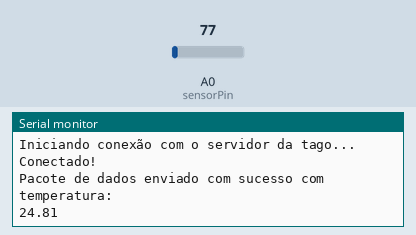
This sketch was run on a simulated ESP8266 (NodeMCU). Shown: the last lines printed to the serial monitor. Inputs (shaded band) come from the test bench; at power-on: A0 (sensorPin) = 77. WiFi joins after 1.5 s; servers stay silent unless stated.

Above: at 2.7 s.
2.8 s: A0 (sensorPin) set to 92
At 4.36 s:
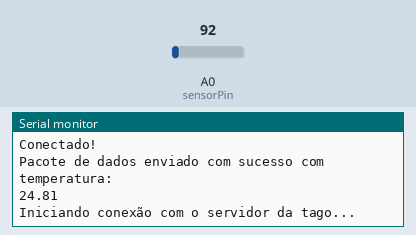
5.8 s: A0 (sensorPin) set to 107
At 7.3 s:
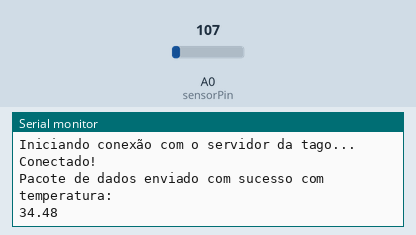
Timing chart, 0 to 8.8 s (numbered marks = the images above; inputs shaded):
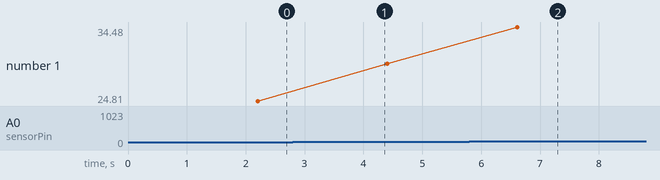

The sketch:

exemplo_iotsanca.ino
```cpp
#include <ESP8266WiFi.h>                                                  // Biblioteca utilizada para funções de WiFi

char ssid[] = "seussid";                                                  // Insira o SSID do seu WiFi
char pass[] = "suasenha";                                                 // Insira a pass do seu WiFi
String Device_Token = "db05824d-0dfc-47d6-baeb-8a499b36c3d1";             // Insira o token de seu device na plataforma Tago
char server[] = "api.tago.io";                                            // Endereço do servidor da Tago
int serverPort = 80;                                                      // Porta do servidor da tago
int status = WL_IDLE_STATUS;                                              // Variável pra guardar o status do WiFi
WiFiClient client;                                                        // Cliente WiFi utilizado para fazer comunicação com o servidor da tago via http request
int sensorPin = A0;                                                       // Pino analógico para leitura do sensor LM35 ou potênciometro
String value_string = "";                                                 // String de armazenamento do dado que vai ser enviado pra plataforma Tago
unsigned long lastConnectionTime = 0;                                     // Última vez que conectou com o servidor em milisegundos
const unsigned long postingInterval = 2L * 1000L;                         // Delay entre updates, em milisegundos

void setup() {
  Serial.begin(115200);                                                   // Inicia a comunicação serial para acompanhar status da placa
  SetupWifi();                                                            // Chama a rotina de setup do Wifi
}

void loop() {
  if (millis() - lastConnectionTime > postingInterval) {                  // Função para realizar update a cada 2 segundos
    int analogValue = analogRead(sensorPin);                              // Realiza a leitura analógica do pino A0
    float millivolts = (analogValue / 1024.0) * 3300;                     // Transforma a leitura analógica em milivolts
    float celsius = millivolts / 10;                                      // Transforma a tensão encontrada em graus celsius seguindo a lógica do LM35
    value_string = String(celsius);                                       // Armazena o valor de temperatura na variável global
    httpRequest();                                                        // Chama a rotina httpRequest
  }
}

void httpRequest() {
  client.stop();                                                          // Fecha qualquer conexão antes de fazer um novo request
  Serial.println("\Iniciando conexão com o servidor da tago...");
  String PostData = String("{\"variable\":\"temperature\", \"value\":") +
                    String(value_string) + String(",\"unit\":\"C\"}");    // String no formato JSON com o valor de temperatura que vai ser postado no servidor da tago
  String Dev_token = String("Device-Token: ") + String(Device_Token);
  if (client.connect(server, serverPort)) {                               // Inicia conexão com servidor da tago
    Serial.println("Conectado!");
    client.println("POST /data? HTTP/1.1");                               // Inicio da montagem do pacote HTTP
    client.println("Host: api.tago.io");
    client.println("_ssl: false");
    client.println(Dev_token);
    client.println("Content-Type: application/json");
    client.print("Content-Length: ");
    client.println(PostData.length());
    client.println();
    client.println(PostData);                                             // Fim da montagem do pacote HTTP
    Serial.println("Pacote de dados enviado com sucesso com temperatura: ");
    Serial.println(value_string);
    lastConnectionTime = millis();
  }
  else {
    Serial.println("Conexão falhou");
  }
}

void SetupWifi() {
  Serial.println();
  Serial.print("Conectando na rede ");
  Serial.println(ssid);
  WiFi.mode(WIFI_STA);                                                    // Seta o modo de funcionamento do WiFi
  WiFi.begin(ssid, pass);                                                 // Conecta no WiFi
  while (WiFi.status() != WL_CONNECTED) {
    delay(500);
    Serial.print(".");
  }
  Serial.println("");
  Serial.println("WiFi conectado");
}
```

Measured:
- after the input at 5.8 s, the serial monitor: prints a new line after 0.81 s (image 2)
- plotted number 1: 24.81 → 29.65 after the input at 2.8 s, 29.65 → 34.48 after the input at 5.8 s
